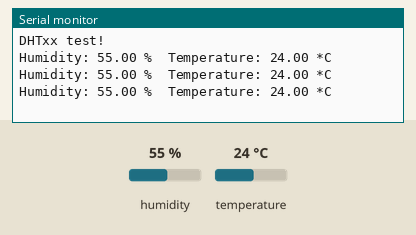
Simulated run of this sketch. Board: Arduino Uno, built with avr-gcc and run on an emulated ATmega328P. Shown: the last lines printed to the serial monitor. The inputs (shaded band) are chosen by the test bench; at power-on: humidity 55 %, temperature 24 °C.

Above: at 3.8 s.
3.9 s: humidity set to 22 %
At 7.0 s:
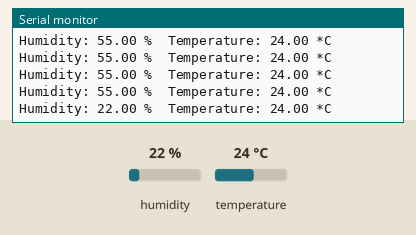
7.8 s: temperature set to 12 °C
At 10.2 s:
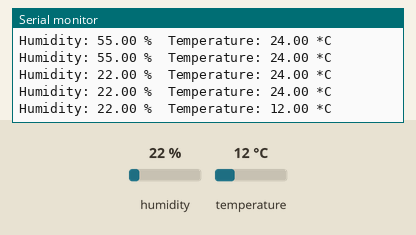
11.7 s: humidity set to 40 %
At 13.3 s:
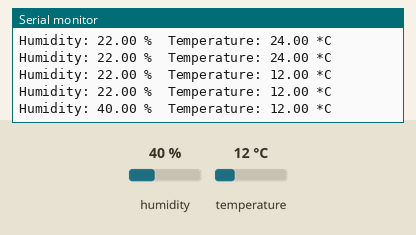
Timing chart, 0 to 14.8 s (numbered marks = the images above; inputs shaded):
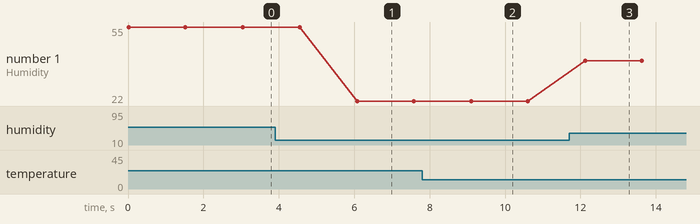

The sketch:

L8_DHTtrster_DHT11_XIAO_en.ino
```cpp
#include "DHT.h"
#define DHTTYPE DHT11   // DHT 11
#define DHTPIN 0
DHT dht(DHTPIN, DHTTYPE);

#if defined(ARDUINO_ARCH_AVR)
    #define debug  Serial

#elif defined(ARDUINO_ARCH_SAMD) ||  defined(ARDUINO_ARCH_SAM)
    #define debug  Serial
#else
    #define debug  Serial
#endif

void setup() {
    debug.begin(115200);
    debug.println("DHTxx test!");
    Wire.begin();
    dht.begin();
}

void loop() {
    float temp_hum_val[2] = {0};
    if (!dht.readTempAndHumidity(temp_hum_val)) {
        debug.print("Humidity: ");
        debug.print(temp_hum_val[0]);
        debug.print(" %\t");
        debug.print("Temperature: ");
        debug.print(temp_hum_val[1]);
        debug.println(" *C");
    } else {
        debug.println("Failed to get temprature and humidity value.");
    }

    delay(1500);
}
```

Measured:
- after the input at 3.9 s, the serial monitor: prints a new line after 2.2 s (image 1)
- after the input at 7.8 s, the serial monitor: prints a new line after 1.3 s (image 2)
- after the input at 11.7 s, the serial monitor: prints a new line after 0.43 s (image 3)
- plotted number 1: 55 → 22 after the input at 3.9 s, 22 → 40 after the input at 11.7 s
